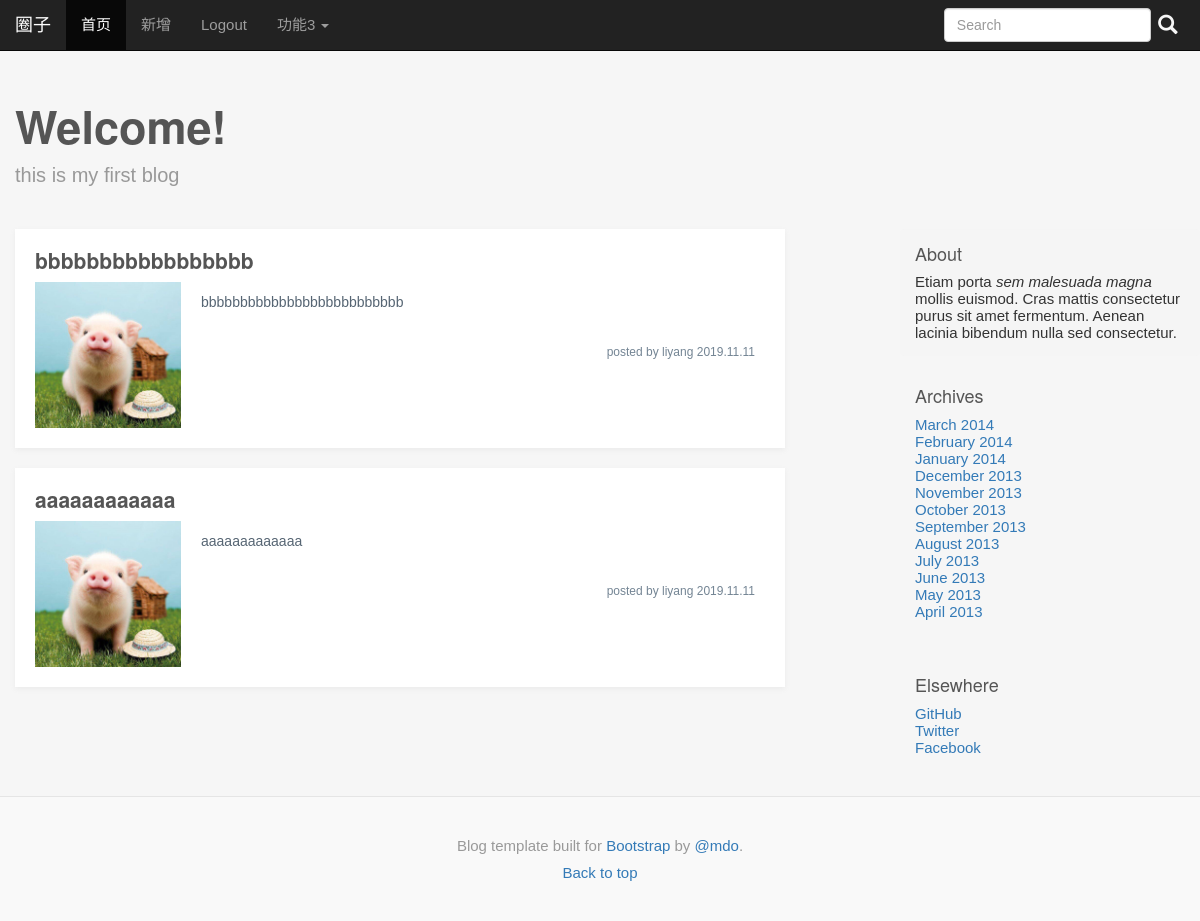
Before: / with the older database file.
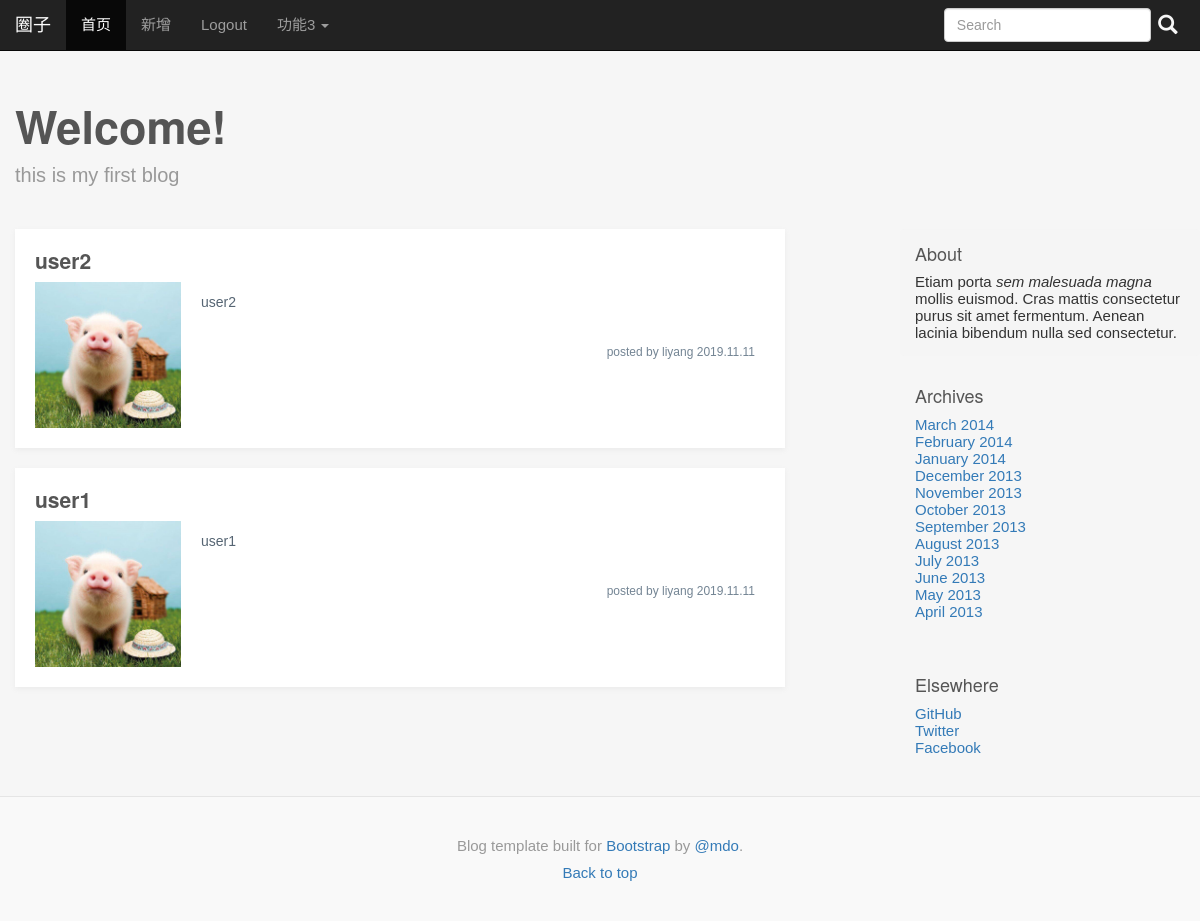
After: the same page with the newer database file.
### tables this page shows
CREATE TABLE post (
  id INTEGER PRIMARY KEY AUTOINCREMENT,
  author_id INTEGER NOT NULL,
  created TIMESTAMP NOT NULL DEFAULT (datetime(CURRENT_TIMESTAMP,'localtime')),
  title TEXT NOT NULL,
  body TEXT NOT NULL,
  FOREIGN KEY (author_id) REFERENCES user (id)
);

### myapp/blog.py (the view)
@bp.route('/')
def index():
    db = get_db()
    posts = db.execute(
        'SELECT p.id , title, SUBSTR(body,1,200) as body,created,author_id,username'
        '  FROM post p JOIN user u ON p.author_id = u.id'
        '  ORDER BY created DESC'
    ).fetchall()
    return render_template('blog/index.html',posts=posts)

### myapp/__init__.py (called while the page is built)
def create_app():
	app = Flask(__name__)
	app.config['SECRET_KEY']='dev'
	app.DEBUG=True
	app.config['CKEDITOR_SERVE_LOCAL'] = True
	app.config['CKEDITOR_HEIGHT'] = 400
	try:
		os.makedirs(app.instance_path)
	except OSError:
		print('makedirs existed')
	@app.template_filter('ellipsis')
	def do_ellipsis(arg):
		import re
		return re.sub(r"<.*?>",'',arg)
	from . import db
	db.init_app(app)
	from . import auth
	app.register_blueprint(auth.bp)
	from . import blog
	app.register_blueprint(blog.bp)
	app.add_url_rule('/',endpoint='index')
	ckeditor.init_app(app)
	return app

### myapp/auth.py (called while the page is built)
@bp.before_app_request
def load_logged_in_user():
	user_id = session.get('user_id')
	if user_id is None:
		g.user = None
	else:
		g.user = get_db().execute(
			'SELECT * FROM user WHERE id=?',(user_id,)
		).fetchone()

### myapp/db.py (called while the page is built)
def get_db():
	if not 'db' in g:
		g.db = sqlite3.connect(
			os.path.join(current_app.instance_path,'myapp.sqlite'),
			detect_types=sqlite3.PARSE_DECLTYPES
		)
		g.db.row_factory = sqlite3.Row
	return g.db

### myapp/templates/blog/index.html (shortened to what this page needs)
{% extends 'base.html' %}
{%block mycss%}
<link href="{{url_for('static',filename='blog_index.css')  }}" rel="stylesheet" >
{%endblock%}
{% block blog_title %}
  Welcome!
{% endblock %}
{% block blog_desc %}
this is my first blog
{% endblock %}
{% block blog_text %}
{% for post in posts %}
<div class="blog-articles">
  <h3 class="blog-title"><a href="{{ url_for('blog.article',id=post['id']) }}">{{post['title']}}</a></h3>
  <span class="blog-avatar">
    <a href="#">
      <img src="{{url_for('static',filename='pic/avatar.png')  }}" alt="test">
    </a>
  </span>
  <p class="blog-intro">{{ post['body']|ellipsis  }}</p>
  <div class="blog-info">posted by liyang 2019.11.11</div>
</div>
{% endfor %}
{% endblock %}

### myapp/templates/base.html (shortened to what this page needs)
<!DOCTYPE html>
<html lang="en">
  <head>
	<link rel="stylesheet" href="https://cdn.jsdelivr.net/npm/bootstrap@3.3.7/dist/css/bootstrap.min.css">
    <link href="{{url_for('static',filename='base.css')  }}" rel="stylesheet" >
    {% block mycss %}{% endblock %}
  </head>
  <body>
    <nav class="navbar navbar-inverse navbar-fixed-top">
      <div class="container">
        <div class="navbar-header">
          <a class="navbar-brand" href="#">圈子</a>
        </div>
        <div class="collapse navbar-collapse" id="bs-example-navbar-collapse-1">
          <ul class="nav navbar-nav">
            <li class="active"><a href="/">首页 <span class="sr-only">(current)</span></a></li>
            <li><a href="{{ url_for('blog.create') }}">新增</a></li>
          </ul>
          <form class="navbar-form navbar-right">
            <div class="form-group">
              <input type="text" class="form-control" placeholder="Search">
            </div>
            <div class="blog-index-search">
                <span class="glyphicon glyphicon-search"></span>
            </div>
          </form>
          <ul class="nav navbar-nav">
            <li><a href="{{ url_for('auth.logout')  }}">Logout</a></li>
            <li class="dropdown">
              <a href="#" class="dropdown-toggle" data-toggle="dropdown" role="button" aria-haspopup="true" aria-expanded="false">功能3 <span class="caret"></span></a>
            </li>
          </ul>
        </div>
      </div>
    </nav>
    <div class="container">
      <div class="blog-header">
          <h3 class="blog-title"><b>
            {% block blog_title %}
            {% endblock %}
          </b> </h3>
          <p class="lead blog-description">
              {% block blog_desc %}
              {% endblock %}
          </p>
      </div>
      <div class="row">
        <div class="col-sm-8 blog-main">
          {% block blog_text %}
          {%endblock%}
        </div>
        <div class="col-sm-3 col-sm-offset-1 blog-sidebar">
          <div class="sidebar-module sidebar-module-inset">
          <h4>About</h4>
          <p>Etiam porta <em>sem malesuada magna</em> mollis euismod. Cras mattis consectetur purus sit amet fermentum. Aenean lacinia bibendum nulla sed consectetur.</p>
          </div>
          <div class="sidebar-module">
            <h4>Archives</h4>
            <ol class="list-unstyled">
              <li><a href="#">March 2014</a></li>
              <li><a href="#">February 2014</a></li>
              <li><a href="#">January 2014</a></li>
              <li><a href="#">December 2013</a></li>
              <li><a href="#">November 2013</a></li>
              <li><a href="#">October 2013</a></li>
              <li><a href="#">September 2013</a></li>
              <li><a href="#">August 2013</a></li>
              <li><a href="#">July 2013</a></li>
              <li><a href="#">June 2013</a></li>
              <li><a href="#">May 2013</a></li>
              <li><a href="#">April 2013</a></li>
            </ol>
          </div>
          <div class="sidebar-module">
          <h4>Elsewhere</h4>
          <ol class="list-unstyled">
              <li><a href="#">GitHub</a></li>
              <li><a href="#">Twitter</a></li>
              <li><a href="#">Facebook</a></li>
          </ol>
          </div>
        </div>
      </div>
    </div>
    <footer class="blog-footer">
      <p>Blog template built for <a href="http://getbootstrap.com">Bootstrap</a> by <a href="https://twitter.com/mdo">@mdo</a>.</p>
      <p>
        <a href="#">Back to top</a>
      </p>
    </footer>
  </body>
</html>

### myapp/static/base.css (style rules this page uses)
body { font-family: "Microsoft YaHei", Arial, Helvetica, sans-serif; font-style:normal; background-color: #f6f6f6; font-variant-ligatures: normal; font-variant-caps: normal; font-variant-numeric: normal; font-variant-east-asian: normal; font-weight: normal; font-stretch: normal; font: 15px "Microsoft YaHei", Arial, Helvetica, sans-serif; }
h1, .h1, h2, .h2, h3, .h3, h4, .h4, h5, .h5, h6, .h6 { margin-top: 0; font-family: "Helvetica Neue", Helvetica, Arial, sans-serif; font-weight: normal; color: #555; }
@media (min-width: 1200px) { .container { width: 1200px; } }
.blog-index-search { display: inline-block; height:30px; width:30px; cursor: pointer; }
.blog-index-search .glyphicon { font-size: 1.3em; color: #f6f6f6; top:5px; margin-left: 3px; }
.blog-header { padding-top: 100px; padding-bottom: 20px; }
.blog-title { font-size: 3em; max-width:800px; }
.blog-description { font-size: 20px; color: #999; }
.blog-main { font-size: 18px; line-height: 1.5; }
.sidebar-module { padding: 15px; margin: 0 -15px 15px; }
.sidebar-module-inset { padding: 15px; background-color: #f5f5f5; border-radius: 4px; }
.sidebar-module-inset p:last-child, .sidebar-module-inset ul:last-child, .sidebar-module-inset ol:last-child { margin-bottom: 0; }
.blog-footer { padding: 40px 0; color: #999; text-align: center; background-color: #f9f9f9; border-top: 1px solid #e5e5e5; }
.blog-footer p:last-child { margin-bottom: 0; }

### myapp/static/blog_index.css (style rules this page uses)
.blog-articles { padding:20px; overflow: hidden; background-color: #fff; box-shadow: 0 2px 5px 0 rgba(146, 146, 146, .1); margin-bottom:20px; }
.blog-articles h3 { display: block; font-size: 1.17em; margin-inline-start: 0px; margin-inline-end: 0px; font-weight: bold; }
.blog-articles a { color: #555; text-decoration: none; }
.blog-articles .blog-avatar { width:20%; float: left; display: block; overflow: hidden; margin-right:20px; }
.blog-articles .blog-avatar img { width: 100%; height:auto; display: block; }
.blog-articles .blog-intro { margin-top:20px; font-size: 14px; color: #566573; overflow: hidden; text-overflow:ellipsis; }
.blog-articles .blog-info { overflow: hidden; margin-top:20px; font-size: 12px; color:#748594; float:right; right:10px; margin-right:10px; }

Changed rows visible on the page:
removed post: title "bbbbbbbbbbbbbbbbb", body|ellipsis "bbbbbbbbbbbbbbbbbbbbbbbbbb"
removed post: title "aaaaaaaaaaaa", body|ellipsis "aaaaaaaaaaaaa"
added post: title "user2", body|ellipsis "user2"
added post: title "user1", body|ellipsis "user1"
